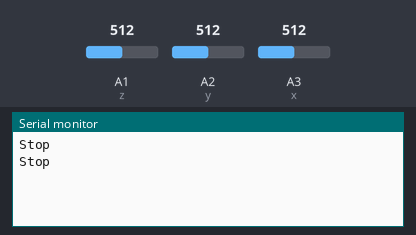
A sketch run on a simulated Arduino Uno, built with avr-gcc and run on an emulated ATmega328P. Shown: the last lines printed to the serial monitor. The test bench sets the inputs (shaded band); at power-on: A2 (y) = 512, A1 (z) = 512, A3 (x) = 512.

Above: at 1.2 s.
1.3 s: A2 (y) set to 555
At 2.6 s:
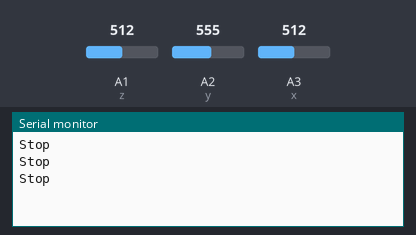
2.8 s: A2 (y) set to 590
At 3.8 s:
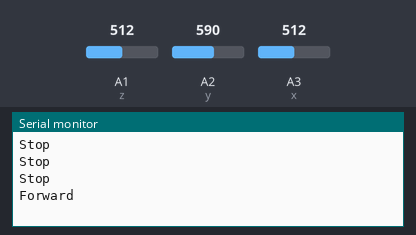

Measured:
- the behaviour switches between 571 and 572 on A2 (y) (found by bisection; images 1 and 2)
- after the input at 2.8 s, the serial monitor: prints a new line after 0.20 s (image 2)

The sketch:

check_ADXL.ino
```cpp
#define x A3
#define y A2
#define z A1

int x_val;
int y_val;
int z_val;

int x_val2;
int y_val2;
int z_val2;

void setup() {
  // put your setup code here, to run once:
  pinMode(x, INPUT);
  pinMode(y, INPUT);
  pinMode(z, INPUT);
  Serial.begin(9600);
  x_val2 = analogRead(x);
  y_val2 = analogRead(y);
  z_val2 = analogRead(z);
}

void loop()
{
  // put your main code here, to run repeatedly:
  x_val = analogRead(x);
  y_val = analogRead(y);
  z_val = analogRead(z);


  int x_axis = x_val - x_val2;
  int y_axis = y_val - y_val2;
  int z_axis = z_val - z_val2;

  if(y_axis >= 60)
  {
    Serial.println("Forward");
  }
  else if(y_axis <= -60)
  {
    Serial.println("Backward");
  }
  else if(x_axis >= 60)
  {
    Serial.println("Right");
  }
  else if(x_axis <= -60)
  {
    Serial.println("Left");
  }
  else
  {
    Serial.println("Stop");
  }
  delay(1000);
}
```
